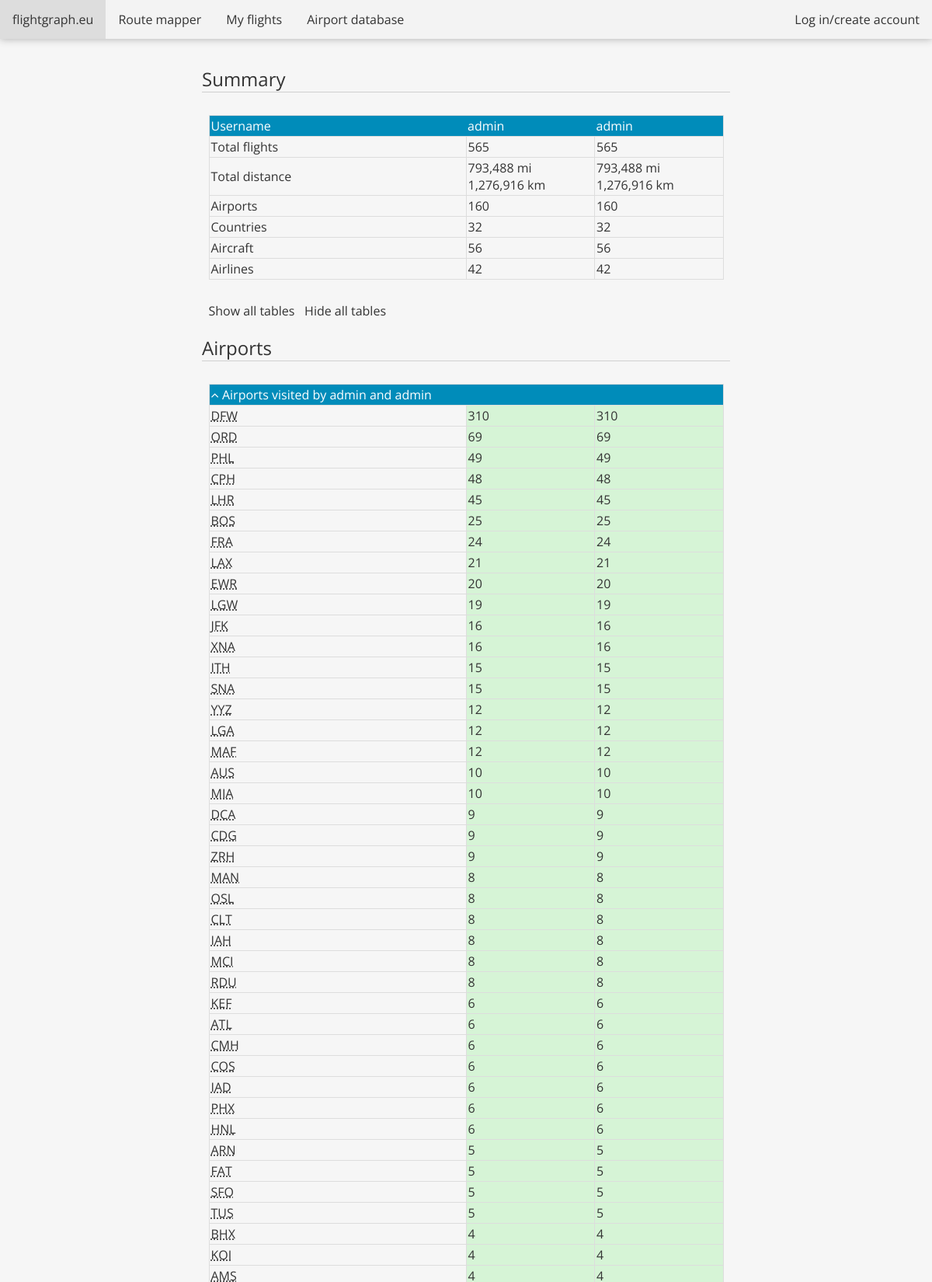
The page /compare/admin/admin/ (upper part) on the database its author committed.
### flights/models.py (models this page shows, shortened)
class Airport(models.Model):
    iata = models.CharField('IATA', max_length=3, blank=True)
    icao = models.CharField('ICAO', max_length=4, blank=True)
    name = models.CharField(max_length=100)
    city = models.CharField(max_length=100)
    region = models.CharField(max_length=100, blank=True)
    region_iso = models.CharField('Region code', max_length=10, blank=True, help_text='ISO 3166-2')
    country = models.CharField(max_length=100)
    country_iso = models.CharField('Country code', max_length=100, help_text='ISO 3166-1 alpha-2')
    latitude = models.FloatField()
    longitude = models.FloatField()
    elevation = models.FloatField()
    opened = models.DateField(blank=True, null=True, help_text='YYYY-MM-DD')
    closed = models.DateField(blank=True, null=True, help_text='YYYY-MM-DD')
    def __str__(self):
        if self.iata is not '':
            return self.iata
        elif self.icao is not '':
            return self.icao
        else:
            return self.name[:4] + '...'
    def html_name(self):
        return '<abbr title="' + self.name + ', ' + self.city + ', ' + self.country + '">' + str(self) + '</abbr>'

### flights/views.py (the view)
# urls.py: path('compare/<str:username1>/<str:username2>/', views.compare, name='compare'),
def compare(request, username1, username2):
    user1 = User.objects.get(username=username1)
    user2 = User.objects.get(username=username2)
    flights_list1 = Flight.objects.filter(owner=user1)
    flights_list2 = Flight.objects.filter(owner=user2)
    top_airports1 = Airport.objects.annotate(
        id__count=Count('origins', filter=Q(origins__in=flights_list1), distinct=True)+Count('destinations', filter=Q(destinations__in=flights_list1), distinct=True)
    ).filter(Q(id__count__gt=0)).order_by('-id__count')
    top_planes1 = flights_list1.values('aircraft').annotate(Count('id')).order_by('-id__count')
    top_airlines1 = flights_list1.values('airline').annotate(Count('id')).order_by('-id__count')
    top_routes1 = flights_list1.values('origin__iata', 'origin__name', 'origin__city', 'origin__country', 'destination__iata', 'destination__name', 'destination__city', 'destination__country', 'origin__latitude', 'origin__longitude', 'destination__latitude', 'destination__longitude').annotate(Count('id')).order_by('-id__count')
    top_countries1 = Airport.objects.values('country', 'country_iso').annotate(
        id__count=Count('origins', filter=Q(origins__in=flights_list1), distinct=True)+Count('destinations', filter=Q(destinations__in=flights_list1), distinct=True)
    ).filter(Q(id__count__gt=0))
    top_countries2 = Airport.objects.values('country', 'country_iso').annotate(
        id__count=Count('origins', filter=Q(origins__in=flights_list2), distinct=True)+Count('destinations', filter=Q(destinations__in=flights_list2), distinct=True)
    ).filter(Q(id__count__gt=0))
    top_airports2 = Airport.objects.annotate(
        id__count=Count('origins', filter=Q(origins__in=flights_list2), distinct=True)+Count('destinations', filter=Q(destinations__in=flights_list2), distinct=True)
    ).filter(Q(id__count__gt=0)).order_by('-id__count')
    top_planes2 = flights_list2.values('aircraft').annotate(Count('id')).order_by('-id__count')
    top_airlines2 = flights_list2.values('airline').annotate(Count('id')).order_by('-id__count')
    top_routes2 = flights_list2.values('origin__iata', 'origin__name', 'origin__city', 'origin__country', 'destination__iata', 'destination__name', 'destination__city', 'destination__country', 'origin__latitude', 'origin__longitude', 'destination__latitude', 'destination__longitude').annotate(Count('id')).order_by('-id__count')
    try:
        distance_mi1 = flights_list1.aggregate(Sum('distance'))['distance__sum']
        distance_km1 = distance_mi1 * 6371.0/3959.0
    except:
        distance_mi1 = distance_km1 = 0
    try:
        distance_mi2 = flights_list2.aggregate(Sum('distance'))['distance__sum']
        distance_km2 = distance_mi2 * 6371.0/3959.0
    except:
        distance_mi2 = distance_km2 = 0
    airports_both1 = Airport.objects.filter(Q(origins__in=flights_list1)|Q(destinations__in=flights_list1)).distinct()
    airports_both2 = Airport.objects.filter(Q(origins__in=flights_list2)|Q(destinations__in=flights_list2)).distinct()
    airports_both = airports_both1.filter(pk__in=airports_both2)
    print(airports_both.query)
    for airport in airports_both:
        airport.count1 = top_airports1.get(pk=airport.pk).id__count
        airport.count2 = top_airports2.get(pk=airport.pk).id__count
    airports_only1 = top_airports1.exclude(pk__in=airports_both)
    airports_only2 = top_airports2.exclude(pk__in=airports_both)
    airports_both = sorted(airports_both, key=lambda x: x.count1, reverse=True)
    countries_both1 = Airport.objects.filter(Q(origins__in=flights_list1)|Q(destinations__in=flights_list1)).distinct().values('country')#, 'country_iso')
    countries_both2 = Airport.objects.filter(Q(origins__in=flights_list2)|Q(destinations__in=flights_list2)).distinct().values('country')#, 'country_iso')
    countries_both = countries_both1.filter(country__in=countries_both2)
    for country in countries_both:
        country['count1'] = top_countries1.get(country=country['country'])['id__count']
        country['count2'] = top_countries2.get(country=country['country'])['id__count']
        country['country_iso'] = top_countries1.get(country=country['country'])['country_iso']
    countries_only1 = top_countries1.exclude(country__in=countries_both.values('country')).order_by('-id__count')
    countries_only2 = top_countries2.exclude(country__in=countries_both.values('country')).order_by('-id__count')
    countries_both = sorted(countries_both, key=lambda x: x['count1'], reverse=True)
    planes_both = flights_list1.filter(aircraft__in=flights_list2.values('aircraft')).values('aircraft').annotate(
        count1=Count('id')
    ).order_by('-count1')
    for plane in planes_both:
        plane['count2'] = top_planes2.get(aircraft=plane['aircraft'])['id__count']
    planes_only1 = flights_list1.exclude(aircraft__in=flights_list2.values('aircraft')).values('aircraft').annotate(
        count1=Count('id')
    ).order_by('-count1')
    planes_only2 = flights_list2.exclude(aircraft__in=flights_list1.values('aircraft')).values('aircraft').annotate(
        count2=Count('id')
    ).order_by('-count2')
    airlines_both = flights_list1.filter(airline__in=flights_list2.values('airline')).values('airline').annotate(
        count1=Count('id')
    ).order_by('-count1')
    for airline in airlines_both:
        airline['count2'] = top_airlines2.get(airline=airline['airline'])['id__count']
    airlines_only1 = flights_list1.exclude(airline__in=flights_list2.values('airline')).values('airline').annotate(
        count1=Count('id')
    ).order_by('-count1')
    airlines_only2 = flights_list2.exclude(airline__in=flights_list1.values('airline')).values('airline').annotate(
        count2=Count('id')
    ).order_by('-count2')
    context = {'username1': user1.username,
               'username2': user2.username,
               'n_flights1': len(flights_list1),
               'n_flights2': len(flights_list2),
               'distance_mi1': distance_mi1,
               'distance_km1': distance_km1,
               'distance_mi2': distance_mi2,
               'distance_km2': distance_km2,
               'top_airports1': top_airports1,
               'top_airports2': top_airports2,
               'airports_both': airports_both,
               'airports_only1': airports_only1,
               'airports_only2': airports_only2,
               'planes_both': planes_both,
               'planes_only1': planes_only1,
               'planes_only2': planes_only2,
               'airlines_both': airlines_both,
               'airlines_only1': airlines_only1,
               'airlines_only2': airlines_only2,
               'countries_both': countries_both,
               'countries_only1': countries_only1,
               'countries_only2': countries_only2,
               'top_countries1': top_countries1,
               'top_countries2': top_countries2,
              }
    return render(request, 'flights/compare.html', context)

### flights/templates/flights/compare.html (shortened to what this page needs)
{% extends 'flights/base.html' %}
{% load static %}
{% load humanize %}
{% block links %}<link rel="stylesheet" type="text/css" href="{% static 'flights/css/flights.css' %}" />
<link rel="stylesheet" href="https://cdnjs.cloudflare.com/ajax/libs/font-awesome/4.7.0/css/font-awesome.min.css">
{% endblock %}
{% block content %}
<div id="comparison">
    <h2>Summary</h2>
    <table class="compare-table">
        <tr>
            <th>Username</th>
            <th>{{username1}}</th>
            <th>{{username2}}</th>
        </tr>
        <tr>
            <td>Total flights</td>
            <td>{{n_flights1}}</td>
            <td>{{n_flights2}}</td>
        </tr>
        <tr>
            <td>Total distance</td>
            <td>{{distance_mi1|floatformat:0|intcomma}} mi<br>{{distance_km1|floatformat:0|intcomma}} km</td>
            <td>{{distance_mi2|floatformat:0|intcomma}} mi<br>{{distance_km2|floatformat:0|intcomma}} km</td>
        </tr>
        <tr>
            <td>Airports</td>
            <td>{{top_airports1|length}}</td>
            <td>{{top_airports2|length}}</td>
        </tr>
        <tr>
            <td>Countries</td>
            <td>{{top_countries1|length}}</td>
            <td>{{top_countries2|length}}</td>
        </tr>
        <tr>
            <td>Aircraft</td>
            {% with planes_only1|length as len1 %}
            {% with planes_only2|length as len2 %}
            <td>{{planes_both|length|add:len1}}</td>
            <td>{{planes_both|length|add:len2}}</td>
            {% endwith %}
            {% endwith %}
        </tr>
        <tr>
            <td>Airlines</td>
            {% with airlines_only1|length as len1 %}
            {% with airlines_only2|length as len2 %}
            <td>{{airlines_both|length|add:len1}}</td>
            <td>{{airlines_both|length|add:len2}}</td>
            {% endwith %}
            {% endwith %}
        </tr>
    </table>
    <div>
        <span class="toggle-button" onclick="showAll();">Show all tables</span> <span class="toggle-button" onclick="hideAll();">Hide all tables</span>
    </div>
    <h2>Airports</h2>
    <table class="compare-table">
        <tr class="header">
            <th colspan="3"><i class="fa fa-angle-up"></i> Airports visited by {{username1}} and {{username2}}</th>
        </tr>
        {% for airport in airports_both %}
        <tr>
            <td>{{airport.html_name|safe}}</td>
            {% if airport.count1 >= airport.count2 %}
            <td class="winner">{{airport.count1}}</td>
            {% else %}
            <td>{{airport.count1}}</td>
            {% endif %}
            {% if airport.count2 >= airport.count1 %}
            <td class="winner">{{airport.count2}}</td>
            {% else %}
            <td>{{airport.count2}}</td>
            {% endif %}
        </tr>
        {% endfor %}
    </table>
</div>
{% endblock %}

### flights/templates/flights/base.html (shortened to what this page needs)
{% load static %}
<!DOCTYPE html>
<html>
    <head>
        <link rel="stylesheet" type="text/css" href="{% static 'flights/css/base.css' %}" />
        {% block links %}
        {% endblock %}
    </head>
    <body>
        <div class="topnav">
            <a  id="index_nav">flightgraph.eu</a>
            <a  id="gcmap_nav">Route mapper</a>
            <a href="{% url 'flights' %}" id="flights_nav">My flights</a>
            <a id="airport_nav">Airport database</a>
            {% if username %}
            <a id='userbox' onclick="myFunction();">{{ username }}</a>
            <div class="dropdown-content" id="user_dropdown">
                <a href="{% url 'profile' username=username %}">Public profile</a>
                <a href="{% url 'settings' %}">Settings</a>
                <a href="{% url 'logout' %}">Logout</a>
            </div>
            {% else %}
            <a id="userbox" >Log in/create account</a>
            {% endif %}
        </div>
        <div id="content">
            {% block content %}
            {% endblock %}
        </div>
    </body>
</html>

### static/flights/css/base.css (style rules this page uses)
body { margin: 0; font-family: 'Open Sans', sans-serif; background-color: white; }
abbr { cursor: help; }
.topnav { margin: 0; padding: 0; overflow: hidden; background-color: #f3f3f3; z-index: 2; box-shadow: 0 0 10px #aaa; position: absolute; width: 100%; }
.topnav a { float: left; display: block; color: #333; text-align: center; padding: 14px 16px; text-decoration: none; }
#userbox { float: right; cursor: pointer; }
#content { padding: 10px; z-index: -2; padding-top: 65px; }

### static/flights/css/flights.css (style rules this page uses)
body { color: #333; background-color: #f6f6f6; }
i { cursor: pointer; }
#comparison { padding-left: 250px; padding-right: 250px; }
#comparison h2 { font-weight: 400; font-size: 24px; border-bottom: 1px solid #cfcfcf; }
.compare-table { border: 1px solid #ddd; text-align: left; width: 97.5%; margin-left: auto; margin-right: auto; margin-top: 29px; margin-bottom: 29px; border-collapse: collapse; }
.compare-table th { color: #fff; font-weight: 400; background-color: #008cba; padding: 2px; }
.compare-table td { border-top: 1px solid #ddd; border-left: 1px solid #ddd; padding: 2px; }
.winner { background-color: #d6f4d6; }
.header { cursor: pointer; }
.toggle-button { cursor: pointer; margin-left: 1.25%; }

### rows shown on the page
Airport: html_name "DFW", count1 "310", count2 "310"
Airport: html_name "ORD", count1 "69", count2 "69"
Airport: html_name "PHL", count1 "49", count2 "49"
Airport: html_name "CPH", count1 "48", count2 "48"
Airport: html_name "LHR", count1 "45", count2 "45"
Airport: html_name "BOS", count1 "25", count2 "25"
Airport: html_name "FRA", count1 "24", count2 "24"
Airport: html_name "LAX", count1 "21", count2 "21"
Airport: html_name "EWR", count1 "20", count2 "20"
Airport: html_name "LGW", count1 "19", count2 "19"
Airport: html_name "JFK", count1 "16", count2 "16"
Airport: html_name "XNA", count1 "16", count2 "16"
Airport: html_name "ITH", count1 "15", count2 "15"
Airport: html_name "SNA", count1 "15", count2 "15"
Airport: html_name "YYZ", count1 "12", count2 "12"
Airport: html_name "LGA", count1 "12", count2 "12"
Airport: html_name "MAF", count1 "12", count2 "12"
Airport: html_name "AUS", count1 "10", count2 "10"
Airport: html_name "MIA", count1 "10", count2 "10"
Airport: html_name "DCA", count1 "9", count2 "9"
Airport: html_name "CDG", count1 "9", count2 "9"
Airport: html_name "ZRH", count1 "9", count2 "9"
Airport: html_name "MAN", count1 "8", count2 "8"
Airport: html_name "OSL", count1 "8", count2 "8"
Airport: html_name "CLT", count1 "8", count2 "8"
Airport: html_name "IAH", count1 "8", count2 "8"
Airport: html_name "MCI", count1 "8", count2 "8"
Airport: html_name "RDU", count1 "8", count2 "8"
Airport: html_name "KEF", count1 "6", count2 "6"
Airport: html_name "ATL", count1 "6", count2 "6"
Airport: html_name "CMH", count1 "6", count2 "6"
Airport: html_name "COS", count1 "6", count2 "6"
Airport: html_name "IAD", count1 "6", count2 "6"
Airport: html_name "PHX", count1 "6", count2 "6"
Airport: html_name "HNL", count1 "6", count2 "6"
Airport: html_name "ARN", count1 "5", count2 "5"
Airport: html_name "FAT", count1 "5", count2 "5"
Airport: html_name "SFO", count1 "5", count2 "5"
Airport: html_name "TUS", count1 "5", count2 "5"
Airport: html_name "BHX", count1 "4", count2 "4"
Airport: html_name "KOI", count1 "4", count2 "4"

### other values the page prints
{{ username1 }} "admin"
{{ username2 }} "admin"
{{ n_flights1 }} "565"
{{ n_flights2 }} "565"
{{ distance_mi1|floatformat:0|intcomma }} "793,488"
{{ distance_km1|floatformat:0|intcomma }} "1,276,916"
{{ distance_mi2|floatformat:0|intcomma }} "793,488"
{{ distance_km2|floatformat:0|intcomma }} "1,276,916"
{{ top_airports1|length }} "160"
{{ top_airports2|length }} "160"
{{ top_countries1|length }} "32"
{{ top_countries2|length }} "32"
{{ planes_both|length|add:len1 }} "56"
{{ planes_both|length|add:len2 }} "56"
{{ airlines_both|length|add:len1 }} "42"
